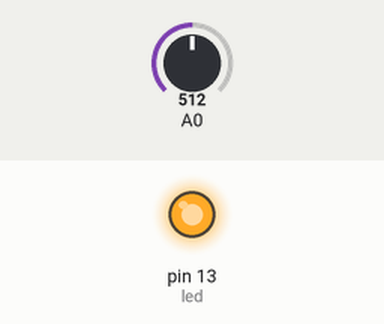
Bench run of a sketch on a simulated Arduino Uno, built with avr-gcc and run on an emulated ATmega328P. On the bench: output pins drawn as LEDs (lit = HIGH). The test bench sets the inputs (shaded band); at power-on: A0 = 512.

Above: at 1.2 s.
1.3 s: A0 set to 135
2.8 s: A0 set to 122
At 4.0 s:
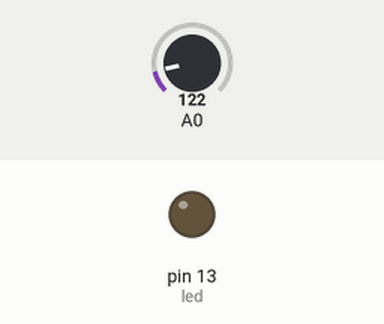
4.3 s: A0 set to 306
At 5.4 s:
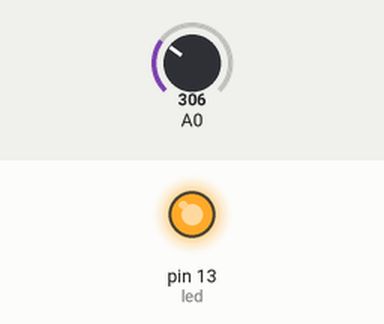
5.8 s: A0 set to 0
At 6.5 s:
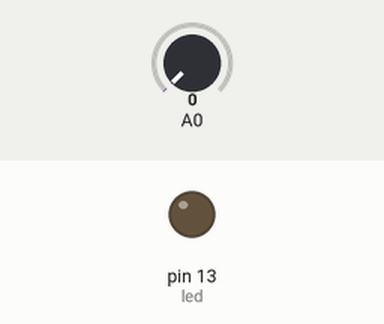
Timing chart, 0 to 8.3 s (numbered marks = the images above; inputs shaded):
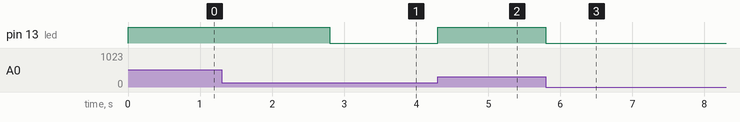

The sketch:

LEDfading.ino
```cpp
//#include<LiquidCrystal.h>
//LiquidCrystal LCD(13,12,11,10,9,8);
int led=13;
int brightness=0;
int fadeAmount=5;
void setup() {
  // put your setup code here, to run once:
  //LCD.begin(16,2);
  //pinMode(A0,INPUT);
  pinMode(led,OUTPUT);

}

void loop() {
  // put your main code here, to run repeatedly:
  int a=analogRead(A0);
  //LCD.setCursor(1,0);
  //LCD.print(a);
  brightness=a;

  analogWrite(led,brightness);
  if(brightness >= 0 && brightness < 512){
    fadeAmount += fadeAmount;
  }
  if(brightness >= 512 && brightness <1024){
    fadeAmount -= fadeAmount;
  }

}
```

Measured:
- the behaviour switches between 128 and 127 on A0 (found by bisection; images 0 and 1)
- after the input at 1.3 s, every drawn part: stays the same
- after the input at 2.8 s, pin 13 (led): HIGH → LOW at once
- after the input at 4.3 s, pin 13 (led): LOW → HIGH at once
- after the input at 5.8 s, pin 13 (led): HIGH → LOW at once
